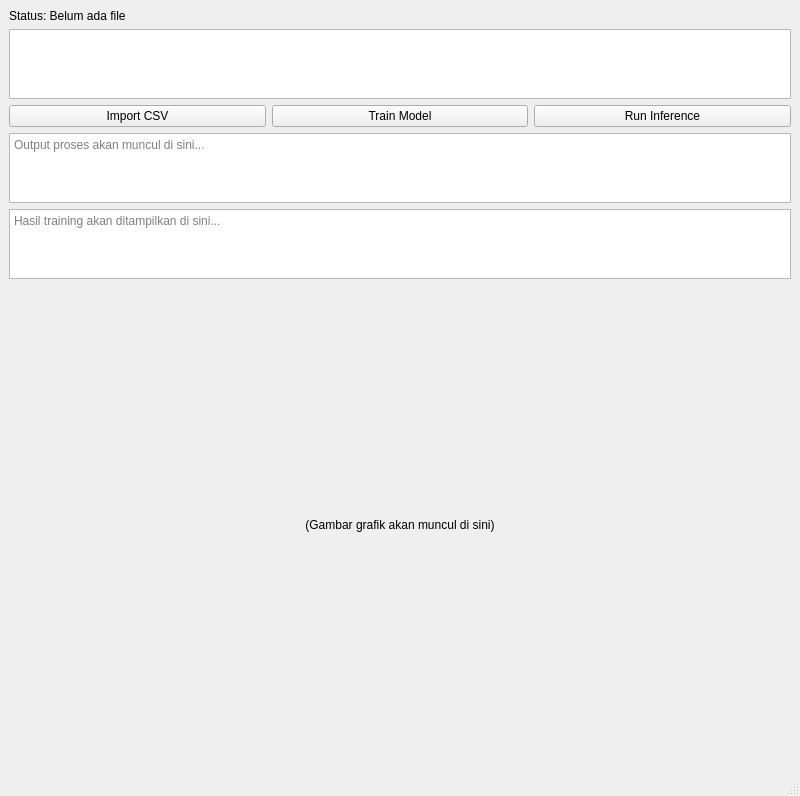
<?xml version="1.0" encoding="UTF-8"?>
<ui version="4.0">
 <class>MainWindow</class>
 <widget class="QMainWindow" name="MainWindow">
  <property name="geometry">
   <rect>
    <x>0</x>
    <y>0</y>
    <width>800</width>
    <height>600</height>
   </rect>
  </property>
  <property name="windowTitle">
   <string>Neural Network Qt</string>
  </property>
  <widget class="QWidget" name="centralwidget">
   <layout class="QVBoxLayout" name="verticalLayout">
    <item>
     <widget class="QLabel" name="lblStatus">
      <property name="text">
       <string>Status: Belum ada file</string>
      </property>
     </widget>
    </item>
    <item>
     <widget class="QTableWidget" name="tableWidget"/>
    </item>
    <item>
     <layout class="QHBoxLayout" name="buttonLayout">
      <item>
       <widget class="QPushButton" name="btnImport">
        <property name="text">
         <string>Import CSV</string>
        </property>
       </widget>
      </item>
      <item>
       <widget class="QPushButton" name="btnTrain">
        <property name="text">
         <string>Train Model</string>
        </property>
       </widget>
      </item>
      <item>
       <widget class="QPushButton" name="runButton">
        <property name="text">
         <string>Run Inference</string>
        </property>
       </widget>
      </item>
     </layout>
    </item>
    <item>
     <widget class="QTextEdit" name="textEdit">
      <property name="placeholderText">
       <string>Output proses akan muncul di sini...</string>
      </property>
     </widget>
    </item>
    <item>
     <widget class="QTextEdit" name="txtResult">
      <property name="placeholderText">
       <string>Hasil training akan ditampilkan di sini...</string>
      </property>
     </widget>
    </item>
    <item>
     <widget class="QLabel" name="imageLabel">
      <property name="minimumSize">
       <size>
        <width>640</width>
        <height>480</height>
       </size>
      </property>
      <property name="alignment">
       <set>Qt::AlignCenter</set>
      </property>
      <property name="text">
       <string>(Gambar grafik akan muncul di sini)</string>
      </property>
     </widget>
    </item>
   </layout>
  </widget>
  <widget class="QMenuBar" name="menubar"/>
  <widget class="QStatusBar" name="statusbar"/>
 </widget>
 <resources/>
 <connections/>
</ui>
